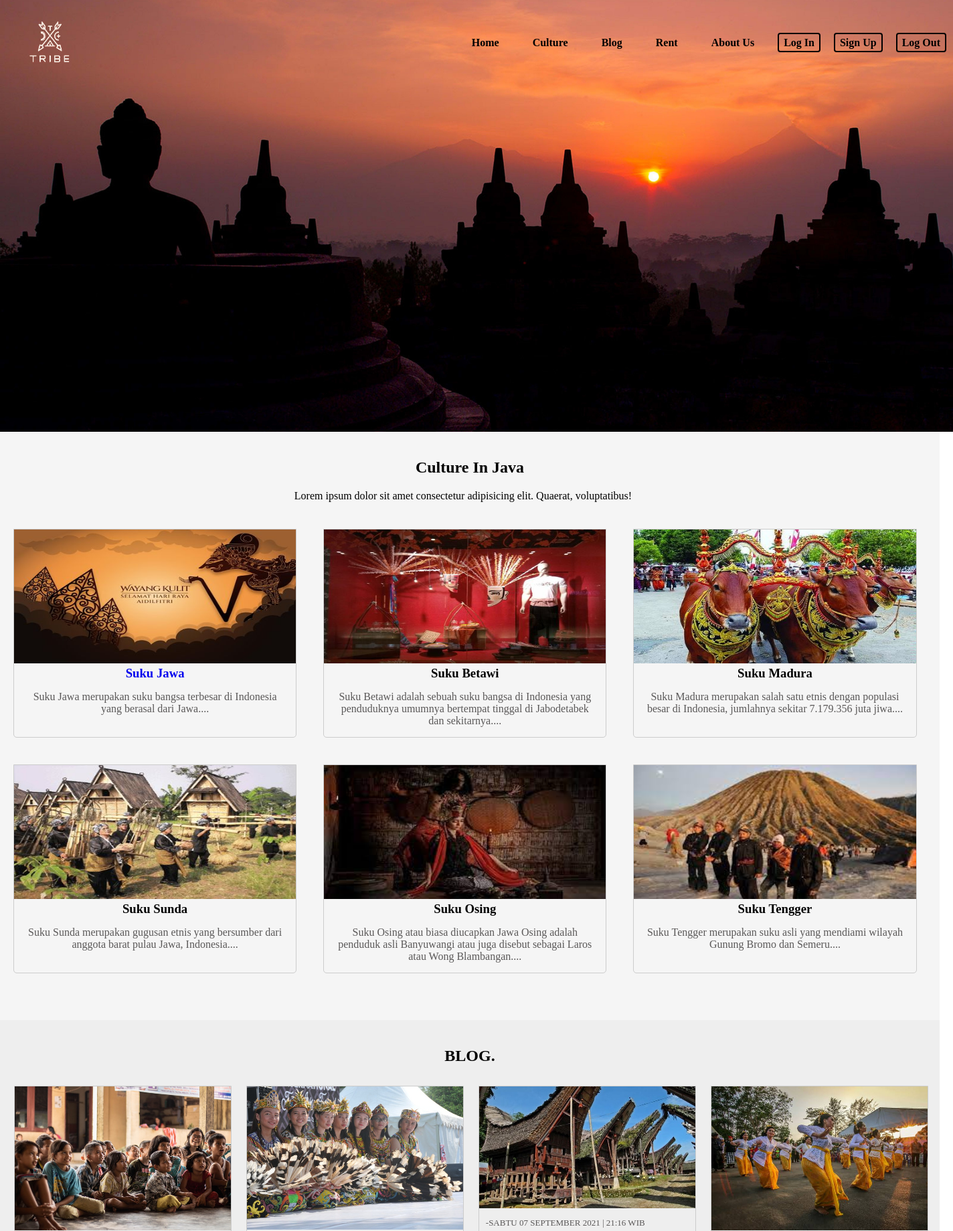
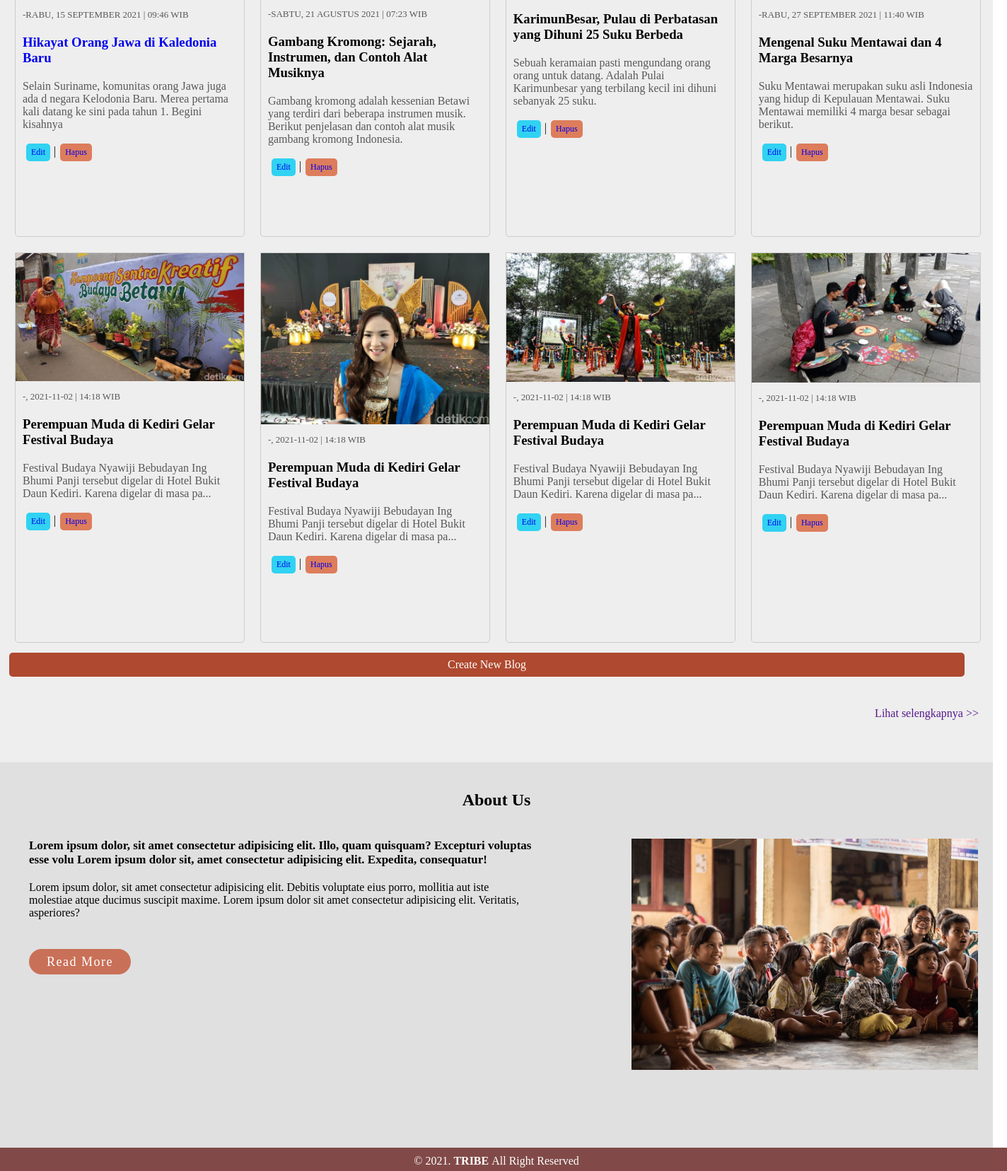
The app's page /index.php (signed in) with its own data (2 pictures, top to bottom).
### tables this page shows
CREATE TABLE `blog` (
  `nomer` int(100) NOT NULL,
  `gambar` varchar(255) NOT NULL,
  `judul` varchar(255) NOT NULL,
  `hari` varchar(100) NOT NULL,
  `tanggal` date NOT NULL,
  `waktu` varchar(100) NOT NULL,
  `berita` varchar(1000) NOT NULL
);

### index.php (the view, shortened to what this page needs)
<!DOCTYPE html>
<html lang="en">
<head>
  <link rel="stylesheet" href="stye.css">
</head>
<body>
  <nav>
    <div class="logo"><a href=""><img src="img/TRIBE-removebg-preview.png" alt="logo" /></a>
      <div class="menu">
        <ul>
          <li><a href="">Home</a></li>
          <li><a href="#culture">Culture</a></li>
          <li><a href="#blog">Blog</a></li>
          <li><a href="Sewa.php" >Rent</a></li>
          <li><a href="#aboutus">About Us</a></li>
          <li><a href="log in.php" class="daftar">Log In</a></li>
          <li><a href="sign up.php" class="daftar">Sign Up</a></li>
          <li><a href="log out.php" class="daftar">Log Out</a></li>
        </ul>
      </div>
      <div class="content">
        <h1>JAVA CULTURE & ART.</h1>
        <br>
        <p>Lorem ipsum dolor sit amet consectetur adipisicing elit. Reprehenderit et aperiam maxime repellat nostrum!
          Maiores, animi! Lorem ipsum </p>
      </div>
      <div class="button">
        <a href="#button" class="learn">Learn More</a>
      </div>
    </div>
  </nav>
  <div class="wrapper">
    <section id="culture">
      <h1>Culture In Java </h1>
      <p>Lorem ipsum dolor sit amet consectetur adipisicing elit. Quaerat, voluptatibus!</p>
      <div class="kolom">
        <div class="img">
          <a target="_blank" href="suku jawa.jpg">
            <img src="img/suku jawa.jpg" alt="suku jawa" width="300" height="200">
          </a>
          <h3><a href="berita.php">Suku Jawa</a></h3>
          <div class="desc">Suku Jawa merupakan suku bangsa terbesar di Indonesia yang berasal dari Jawa....</div>
        </div>
        <div class="img">
          <a target="_blank" href="suku betawi.jpg">
            <img src="img/suku betawi.jpg" alt="suku betawi" width="300" height="200">
          </a>
          <h3>Suku Betawi</h3>
          <div class="desc">Suku Betawi adalah sebuah suku bangsa di Indonesia yang penduduknya umumnya bertempat
            tinggal di Jabodetabek dan sekitarnya....</div>
        </div>
        <div class="img">
          <img src="img/suku madura.jpg" alt="suku madura" width="300px" height="200px">
          <h3>Suku Madura</h3>
          <div class="desc">Suku Madura merupakan salah satu etnis dengan populasi besar di Indonesia, jumlahnya sekitar
            7.179.356 juta jiwa....</div>
        </div>
        <div class="img">
          <a target="_blank" href="suku sunda.jpg">
            <img src="img/suku sunda.jpg" alt="suku sunda" width="300" height="200">
          </a>
          <h3>Suku Sunda</h3>
          <div class="desc">Suku Sunda merupakan gugusan etnis yang bersumber dari anggota barat pulau Jawa,
            Indonesia....</div>
        </div>
        <div class="img">
          <a target="_blank" href="suku osing.jpg">
            <img src="img/suku osing.jpg" alt="suku osing" width="300" height="200">
          </a>
          <h3>Suku Osing</h3>
          <div class="desc">Suku Osing atau biasa diucapkan Jawa Osing adalah penduduk asli Banyuwangi atau juga disebut
            sebagai Laros atau Wong Blambangan.... </div>
        </div>
        <div class="img">
          <img src="img/suku tengger.jpg" alt="suku tengger" width="300px" height="200px">
          <h3>Suku Tengger</h3>
          <div class="desc">Suku Tengger merupakan suku asli yang mendiami wilayah Gunung Bromo dan Semeru....</div>
        </div>
      </div>
    </section>
  </div>
  <div class="wrapper">
    <section id="blog">
      <h1>BLOG.</h1>
      <div class="kolom">
        <div class="img">
          <a target="_blank" href="berita 1.jpg">
            <img src="img/berita 1.jpg" alt="suku jawa" width="300" height="200">
          </a>
          <p>-RABU, 15 SEPTEMBER 2021 | 09:46 WIB</p>
          <h3><a href="blog/berita1.php">Hikayat Orang Jawa di Kaledonia Baru</a></h3>
          <div class="desc">Selain Suriname, komunitas orang Jawa juga ada d negara Kelodonia Baru. Merea pertama kali
            datang ke sini pada tahun 1. Begini kisahnya</div>
          <button class="ubah1" ><a href="tambah_blog.php">Edit</a></button>|
          <button class="ubah2" ><a href="proses_hapus_blog.php?id=<?php echo $data_blog['nomer'] ?>" onClick="return confirm('yakin?'); "  >Hapus</a></button>
        </div>
        <div class="img">
          <a target="_blank" href="berita 2.jpg">
            <img src="img/berita 2.jpg" alt="suku jawa" width="300" height="200">
          </a>
          <p>-SABTU, 21 AGUSTUS 2021 | 07:23 WIB</p>
          <h3>Gambang Kromong: Sejarah, Instrumen, dan Contoh Alat Musiknya</h3>
          <div class="desc">Gambang kromong adalah kessenian Betawi yang terdiri dari beberapa instrumen musik. Berikut
            penjelasan dan contoh alat musik gambang kromong Indonesia. </div>
          <button class="ubah1" ><a href="tambah_blog.php">Edit</a></button>|
          <button class="ubah2" ><a href="proses_hapus_blog.php?id=<?php echo $data_blog['nomer'] ?>" onClick="return confirm('yakin?'); "  >Hapus</a></button>
        </div>
        <div class="img">
          <a target="_blank" href="berita 3.jpg">
            <img src="img/berita 3.jpg" alt="suku jawa" width="300" height="200">
          </a>
          <p>-SABTU 07 SEPTEMBER 2021 | 21:16 WIB</p>
          <h3>KarimunBesar, Pulau di Perbatasan yang Dihuni 25 Suku Berbeda</h3>
          <div class="desc">Sebuah keramaian pasti mengundang orang orang untuk datang. Adalah Pulai Karimunbesar yang
            terbilang kecil ini dihuni sebanyak 25 suku.</div>
          <button class="ubah1" ><a href="tambah_blog.php">Edit</a></button>|
          <button class="ubah2" ><a href="proses_hapus_blog.php?id=<?php echo $data_blog['nomer'] ?>" onClick="return confirm('yakin?'); "  >Hapus</a></button>
        </div>
        <div class="img">
          <a target="_blank" href="berita44.jpg">
            <img src="img/berita44.jpg" alt="suku jawa" width="300" height="200">
          </a>
          <p>-RABU, 27 SEPTEMBER 2021 | 11:40 WIB</p>
          <h3>Mengenal Suku Mentawai dan 4 Marga Besarnya</h3>
          <div class="desc">Suku Mentawai merupakan suku asli Indonesia yang hidup di Kepulauan Mentawai. Suku Mentawai
            memiliki 4 marga besar sebagai berikut.</div>
          <button class="ubah1" ><a href="tambah_blog.php">Edit</a></button>|
          <button class="ubah2" ><a href="proses_hapus_blog.php?id=<?php echo $data_blog['nomer'] ?>" onClick="return confirm('yakin?'); "  >Hapus</a></button>
        </div>
        </div>
        <div class="kolom">
        <?php
          include 'koneksi.php';
          $qry_blog = mysqli_query($conn, "select * from blog where nomer = nomer");
          while($data_blog=mysqli_fetch_array($qry_blog)){
        ?>
          <div class="img">
            <a target="_blank" href="">
              <img src="<?php echo $data_blog['gambar'] ?> " alt="suku jawa" width="300" height="200">
            </a>
            <p>-<?php echo $data_blog['hari'] ?>, <?php echo $data_blog['tanggal'] ?> | <?php echo $data_blog['waktu'] ?> WIB</p>
            <h3><?php echo $data_blog['judul'] ?></h3>
            <div class="desc"><?php echo substr($data_blog['berita'],0,120)?>...</div>
            <button class="ubah1" style="color: white;"><a href="ubah_blog.php?nomer=<?php echo $data_blog['nomer'] ?>">Edit</a></button>|
            <button class="ubah2" style="color: white;"><a href="proses_hapus_blog.php?nomer=<?php echo $data_blog['nomer'] ?>" onClick="return confirm('yakin?'); "  >Hapus</a></button>
          </div>
        <?php
            }
        ?>
        </div>
        <button class="Tambah" ><a href="tambah_blog.php" style="color: white;">Create New Blog</a></button>
        <div class="selengkapnya">
          <a href="">Lihat selengkapnya >></a>
        </div>
      </div>
  <div class="wrapper">
    <section id="aboutus">
      <div class="tittle">
        <h1>About Us</h1>
      </div>
      <div class="kolom">
        <div class="tes">
          <div class="kontenText">
            <div class="articlee">
              <h4>Lorem ipsum dolor, sit amet consectetur adipisicing elit. Illo, quam quisquam? Excepturi voluptas esse
                volu Lorem ipsum dolor sit, amet consectetur adipisicing elit. Expedita, consequatur!</h4>
              <p>Lorem ipsum dolor, sit amet consectetur adipisicing elit. Debitis voluptate eius porro, mollitia aut
                iste
                molestiae atque ducimus suscipit maxime. Lorem ipsum dolor sit amet consectetur adipisicing elit.
                Veritatis, asperiores?</p>
              <div class="buttonn">
                <a href="">Read More</a>
              </div>
            </div>
          </div>
          <div class="kontenImg">
            <div class="image-section">
              <img src="img/berita 1.jpg">
            </div>
          </div>
        </div>
        <div class="social">
          <a href="https://www.facebook.com/erisa.hidayah/photos_by"><i class="fab fa-facebook-f"></i></a>
          <a href="https://twitter.com/google"><i class="fab fa-twitter"></i></a>
          <a href="https://www.instagram.com/erairris/"><i class="fab fa-instagram"></i></a>
        </div>
      </div>
    </section>
  </div>
  <div id="copyright">
    <div class="wrapper">
      &copy; 2021. <b> TRIBE </b> All Right Reserved
    </div>
  </div>
</body>
</html>

### stye.css (style rules this page uses)
* { text-decoration: none; margin: 0; padding: 0; font-family: Poppins; }
body { font-family: Poppins; margin: 0; padding: 0; }
.wrapper { width: 1404px; position: relative; }
.logo img { height: 120px; width: 150px; float: left; padding-top: 3px; }
.menu { float: right; }
nav { background-image: url(img/bg\ home.jpg); background-size: cover; background-position: center; height: 645px; }
nav ul { list-style-type: none; margin: 0; padding-top: 35px; }
nav ul li { float: left; padding-top: 20px; }
nav ul li a { color:black; font-weight: bold; text-align: center; text-decoration: none; margin: 25px; }
.daftar { border: solid black 2px; padding: 4px 7px; border-radius: 4px; margin: 10px; color: black; }
.content { position: absolute; top: 42%; left: 55%; color: white; }
.content h1 { font-size: 40px; text-shadow: black -3px 4px 4px; text-align: right; padding-right: 40px; }
.content p { padding-top: 5px; padding-right: 10px; text-shadow: black -2px 2px 2p; text-align: right; padding-right: 40px; }
.button { position: absolute; top: 78%; left: 88%; float: right; }
.learn { border: solid white 2px; padding: 8px 7px; border-radius: 5px; color: white; float: right; }
#culture { background-color: #F5F5F5; padding-bottom: 50px; }
#culture h1 { padding-top: 40px; text-align: center; }
#culture p { text-align: center; padding-right: 20px; padding-top: 20px; padding-bottom: 20px; }
#culture h3 { text-align: center; }
#culture div.img { margin: 20px; border: 1px solid #ccc; float: left; width: 30%; border-bottom-left-radius: 5px; border-bottom-right-radius: 5px; }
#culture div.img img { width: 100%; height: 200px; }
#culture div.desc { padding: 15px; text-align: center; color: rgb(90, 88, 88); }
#culture .kolom { width: 100%; position: relative; display: flex; flex-wrap: wrap; }
#blog { background-color: #EEEEEE; padding-bottom: 40px; }
#blog h1 { text-align: center; padding-top: 40px; padding-bottom: 20px; }
#blog h3 { text-align: left; padding: 10px ; }
#blog div.img { margin: 11px; border: 1px solid #ccc; float: left; width: 23%; border-bottom-left-radius: 5px; border-bottom-right-radius: 5px; height: 550px; }
#blog p { text-align: left; padding: 10px; font-size: 13px; color: rgb(90, 88, 88); }
#blog div.img img { width: 100%; height: auto; }
#blog div.desc { padding: 10px; text-align: left; color: rgb(90, 88, 88); }
#blog .kolom { width: 100%; position: relative; display: flex; flex-wrap: wrap; padding-left: 10px; }
.selengkapnya { padding-top: 20px; margin: 20px; text-align: right; }
#aboutus { background-color: #E0E0E0; }
#aboutus h1 { text-align: center; padding-top: 40px; padding-bottom: 20px; }
#aboutus .kolom { width: 100%; position: relative; display:flex ; flex-wrap: wrap; }
#aboutus div.tes { margin: 11px; padding: 10px ; float: left; width: 100%; border-bottom-left-radius: 5px; border-bottom-right-radius: 5px; }
#aboutus div.kontenText { width: 60%; float: left; }
#aboutus div.kontenImg { width: 40%; float: left; }
#aboutus div.image-section { float: right; width: 90%; }
.kontenText { float: left; width: 55%; }
.image-section { float: right; width: 40%; }
.image-section img { width: 100%; height: auto; }
.kontenText .articlee { margin-right: 10%; margin-left: 20px; }
.kontenText .articlee h4 { color: black; font-size: 17px; }
.kontenText .articlee p { margin-top: 20px; font-size: 16px; color: black; }
.kontenText .articlee .buttonn { margin-top: 50px; }
.kontenText .articlee .buttonn a { text-decoration: none; padding: 8px 25px; background-color: #C97058; border-radius: 40px; color: #fff; font-size: 18px; letter-spacing: 1.5px; }
.social { width: 100%; clear: both; margin-top: 20px; text-align: center; display: inline-block; margin-bottom: 20px; }
#copyright { text-align: center; width: 100%; padding: 10px 0px 5px 0px; margin-top: 0px; color: white; background-color: #814A48; }

### records on screen
blog: gambar (picture), tanggal "2021-11-02", waktu "14:18", judul "Perempuan Muda di Kediri Gelar Festival Budaya", berita "Festival Budaya Nyawiji Bebudayan Ing Bhumi Panji tersebut digelar di Hotel Bukit Daun Kediri. Karena digelar di masa pa"
blog: gambar (picture), tanggal "2021-11-02", waktu "14:18", judul "Perempuan Muda di Kediri Gelar Festival Budaya", berita "Festival Budaya Nyawiji Bebudayan Ing Bhumi Panji tersebut digelar di Hotel Bukit Daun Kediri. Karena digelar di masa pa"
blog: gambar (picture), tanggal "2021-11-02", waktu "14:18", judul "Perempuan Muda di Kediri Gelar Festival Budaya", berita "Festival Budaya Nyawiji Bebudayan Ing Bhumi Panji tersebut digelar di Hotel Bukit Daun Kediri. Karena digelar di masa pa"
blog: gambar (picture), tanggal "2021-11-02", waktu "14:18", judul "Perempuan Muda di Kediri Gelar Festival Budaya", berita "Festival Budaya Nyawiji Bebudayan Ing Bhumi Panji tersebut digelar di Hotel Bukit Daun Kediri. Karena digelar di masa pa"
